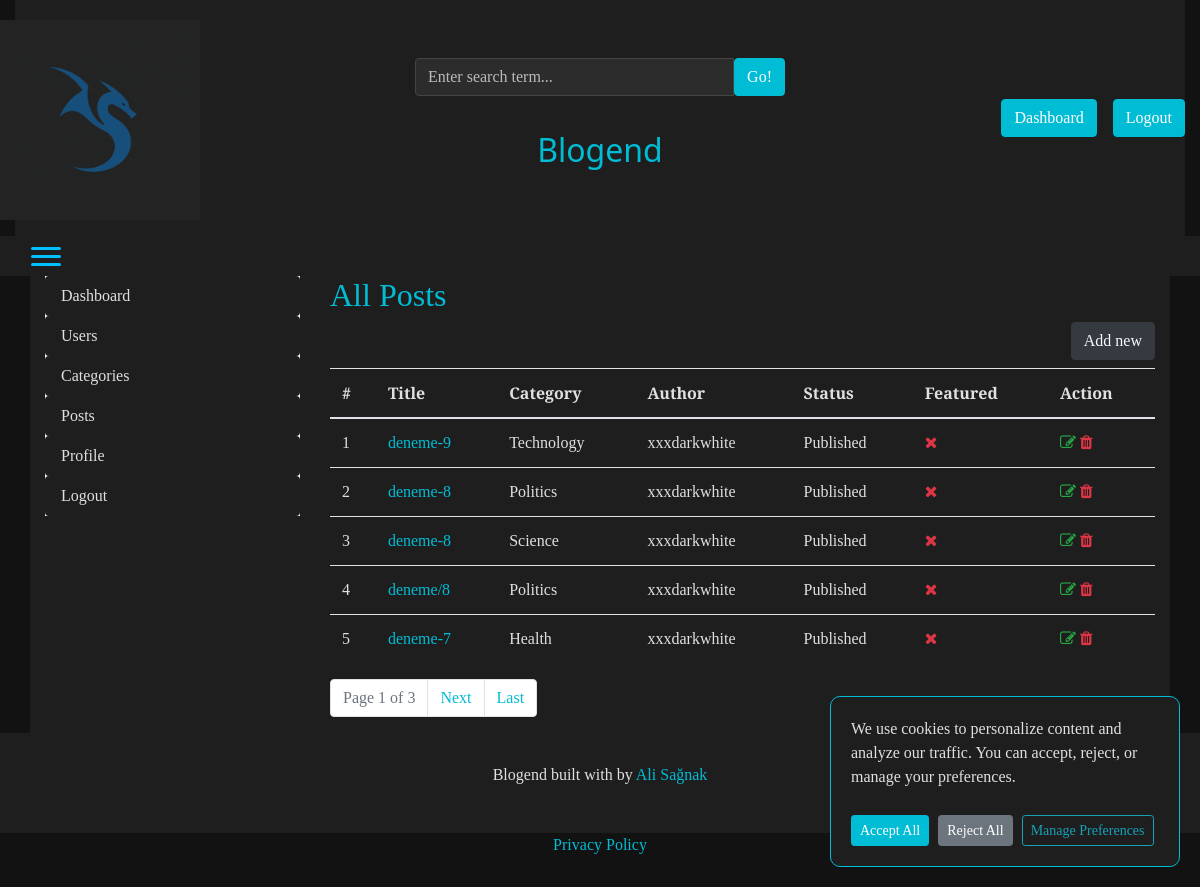
The page /dashboard/posts/ (signed in) on the database its author committed.
### blogs/models.py (models this page shows, shortened)
class Blog(models.Model):
        title = models.CharField(max_length=100)
        slug = models.SlugField(max_length=100, unique=True, blank=True)
        category = models.ForeignKey(Category, on_delete=models.CASCADE)
        author = models.ForeignKey(User, on_delete=models.CASCADE)
        featured_image = models.ImageField(upload_to="uploads/%Y/%m/%d")
        short_description = models.TextField(max_length=500)
        blog_body =  models.TextField(max_length=2000)
        status = models.CharField(max_length=20, choices=STATUS_CHOCİES, default="Draft")
        is_featured = models.BooleanField(default=False)
        created_at = models.DateTimeField(auto_now_add=True)
        updated_at = models.DateTimeField(auto_now=True)
        likes = models.ManyToManyField(User, related_name='liked_posts', blank=True)
        view_count = models.IntegerField(default=0)

class Category(models.Model):
    category_name = models.CharField(max_length=50, unique=True)
    created_at= models.DateTimeField(auto_now_add=True)
    updated_at= models.DateTimeField(auto_now=True)
    class Meta:
        verbose_name_plural="categories"
    def __str__(self):
        return self.category_name

### dashboards/views.py (the view)
# urls.py: path("posts/",views.posts, name="posts"),
def posts(request):
    if not request.user.is_authenticated:
        return redirect('/')
    post_list = Blog.objects.all().order_by('-id')  # İsteğe bağlı: en yeni yazılar önce
    paginator = Paginator(post_list, 5)  # Her sayfada 5 post
    page_number = request.GET.get('page')
    page_obj = paginator.get_page(page_number)
    context = {"page_obj": page_obj}
    return render(request, "dashboard/posts.html", context)

### blogs/context_processors.py (called while the page is built)
def get_categories(request):
    categories=Category.objects.all()
    return dict(categories=categories)

def get_social_links(request):
    social_links=SocialLink.objects.all()
    return dict(social_links=social_links)

### templates/dashboard/posts.html (shortened to what this page needs)
{% extends "base.html" %}
{% block content %}
<div class="row">
    {% include "dashboard/sidebar.html" %}
    <div class="col-md-9">
        <h2>All Posts</h2>
        <a href="{% url 'add_post' %}" class="btn btn-dark text-light float-right mb-2">Add new</a>
        <table class="table table-hover">
            <thead>
                <tr>
                    <th>#</th>
                    <th>Title</th>
                    <th>Category</th>
                    <th>Author</th>
                    <th>Status</th>
                    <th>Featured</th>
                    <th>Action</th>
                </tr>
            </thead>
            <tbody>
                {% for post in page_obj %}
                <tr>
                    <td>{{ forloop.counter }}</td>
                    <td><a href="{% url 'blogs' post.slug %}" style="color: black;">{{ post.title }}</a></td>
                    <td>{{ post.category }}</td>
                    <td>{{ post.author }}</td>
                    <td>{{ post.status }}</td>
                    <td>{% if post.is_featured %}<i class="fa fa-check text-success"></i>{% else %}<i class="fa fa-times text-danger"></i>{% endif %}</td>
                    <td>
                        <a href="{% url 'edit_post' post.id %}"><i class="fa fa-edit text-success"></i></a>
                        <a href="{% url 'delete_post' post.id %}"><i class="fa fa-trash text-danger"></i></a>
                    </td>
                </tr>
                {% endfor %}
            </tbody>
        </table>
        <nav>
            <ul class="pagination">
                <li class="page-item disabled"><span class="page-link">Page {{ page_obj.number }} of {{ page_obj.paginator.num_pages }}</span></li>
                {% if page_obj.has_next %}
                <li class="page-item"><a class="page-link" href="?page={{ page_obj.next_page_number }}">Next</a></li>
                <li class="page-item"><a class="page-link" href="?page={{ page_obj.paginator.num_pages }}">Last</a></li>
                {% endif %}
            </ul>
        </nav>
    </div>
</div>
{% endblock %}

### blog_main/static/css/blog.css (style rules this page uses)
body { background-color: #121212 !important; color: #e0e0e0 !important; font-family: "Playfair Display", Georgia, "Times New Roman", serif; }
.blog-header-logo:hover, h1, h2, h3, h4, h5, h6, a, .btn-warning, .btn-primary, .pagination .btn-warning, .pagination .btn-primary { color: #00bcd4 !important; }

### rows shown on the page
Blog: title "deneme-9", category "Technology", author "xxxdarkwhite", status "Published", is_featured False (drawn)
Blog: title "deneme-8", category "Politics", author "xxxdarkwhite", status "Published", is_featured False (drawn)
Blog: title "deneme-8", category "Science", author "xxxdarkwhite", status "Published", is_featured False (drawn)
Blog: title "deneme/8", category "Politics", author "xxxdarkwhite", status "Published", is_featured False (drawn)
Blog: title "deneme-7", category "Health", author "xxxdarkwhite", status "Published", is_featured False (drawn)

### other values the page prints
{{ page_obj.number }} "1"
{{ page_obj.paginator.num_pages }} "3"
